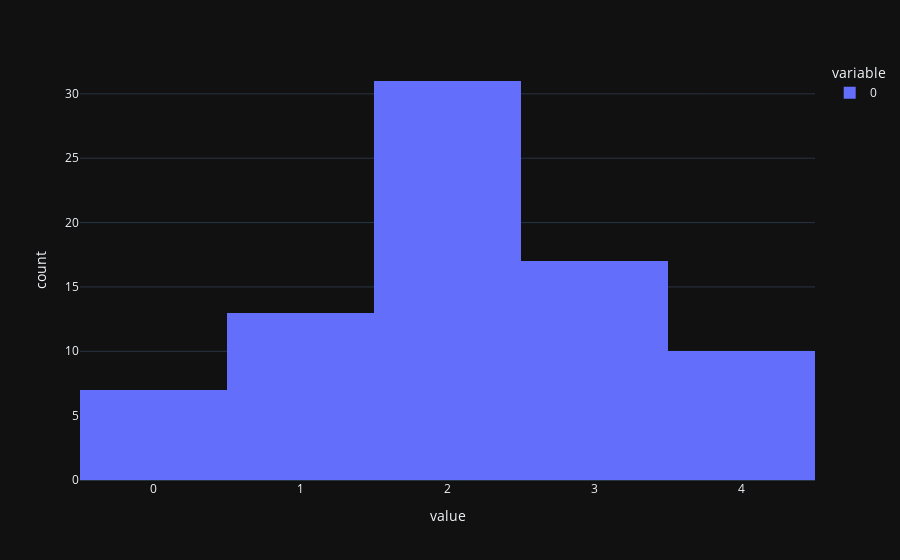

Here is the notebook cell this chart was saved with:
### Code cell
pagelist = list(train_qrels.keys())
i = 3
pagedist = np.array(train_qrels_distances[pagelist[i]])
fig = px.histogram(pagedist)
fig.show()

### Figure 1 — Plotly figure (JSON) as saved in the notebook; plotly's stock layout.template omitted (floating-point values rounded to 4 significant figures)
{"data": [{"alignmentgroup": "True", "bingroup": "x", "hovertemplate": "variable=0<br>value=%{x}<br>count=%{y}<extra></extra>", "legendgroup": "0", "marker": {"color": "#636efa", "pattern": {"shape": ""}}, "name": "0", "offsetgroup": "0", "orientation": "v", "showlegend": true, "x": [0.0, 0.0, 2.0, 2.0, 2.0, 2.0, 2.0, 1.0, 1.0, 1.0, 2.0, 2.0, 0.0, 2.0, 2.0, 2.0, 2.0, 2.0, 1.0, 1.0, 1.0, 2.0, 2.0, 2.0, 2.0, 2.0, 2.0, 2.0, 1.0, 1.0, 1.0, 2.0, 2.0, 2.0, 2.0, 2.0, 2.0, 3.0, 3.0, 3.0, 4.0, 4.0, 0.0, 2.0, 2.0, 3.0, 3.0, 3.0, 4.0, 4.0, 2.0, 2.0, 3.0, 3.0, 3.0, 4.0, 4.0, 0.0, 3.0, 3.0, 3.0, 4.0, 4.0, 3.0, 3.0, 3.0, 4.0, 4.0, 2.0, 2.0, 3.0, 3.0, 0.0, 1.0, 1.0, 1.0, 1.0, 0.0], "xaxis": "x", "yaxis": "y", "type": "histogram"}], "layout": {"xaxis": {"anchor": "y", "domain": [0.0, 1.0], "title": {"text": "value"}}, "yaxis": {"anchor": "x", "domain": [0.0, 1.0], "title": {"text": "count"}}, "legend": {"title": {"text": "variable"}, "tracegroupgap": 0}, "margin": {"t": 60}, "barmode": "relative"}}
